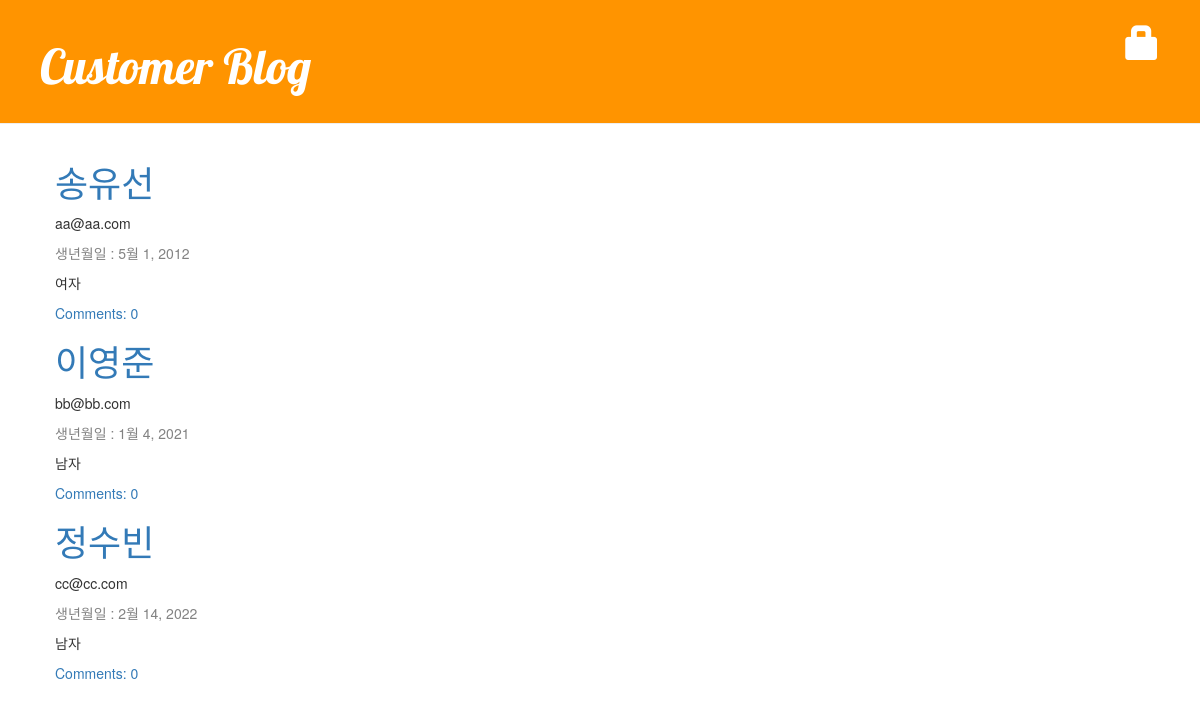
Before: / with the older database file.
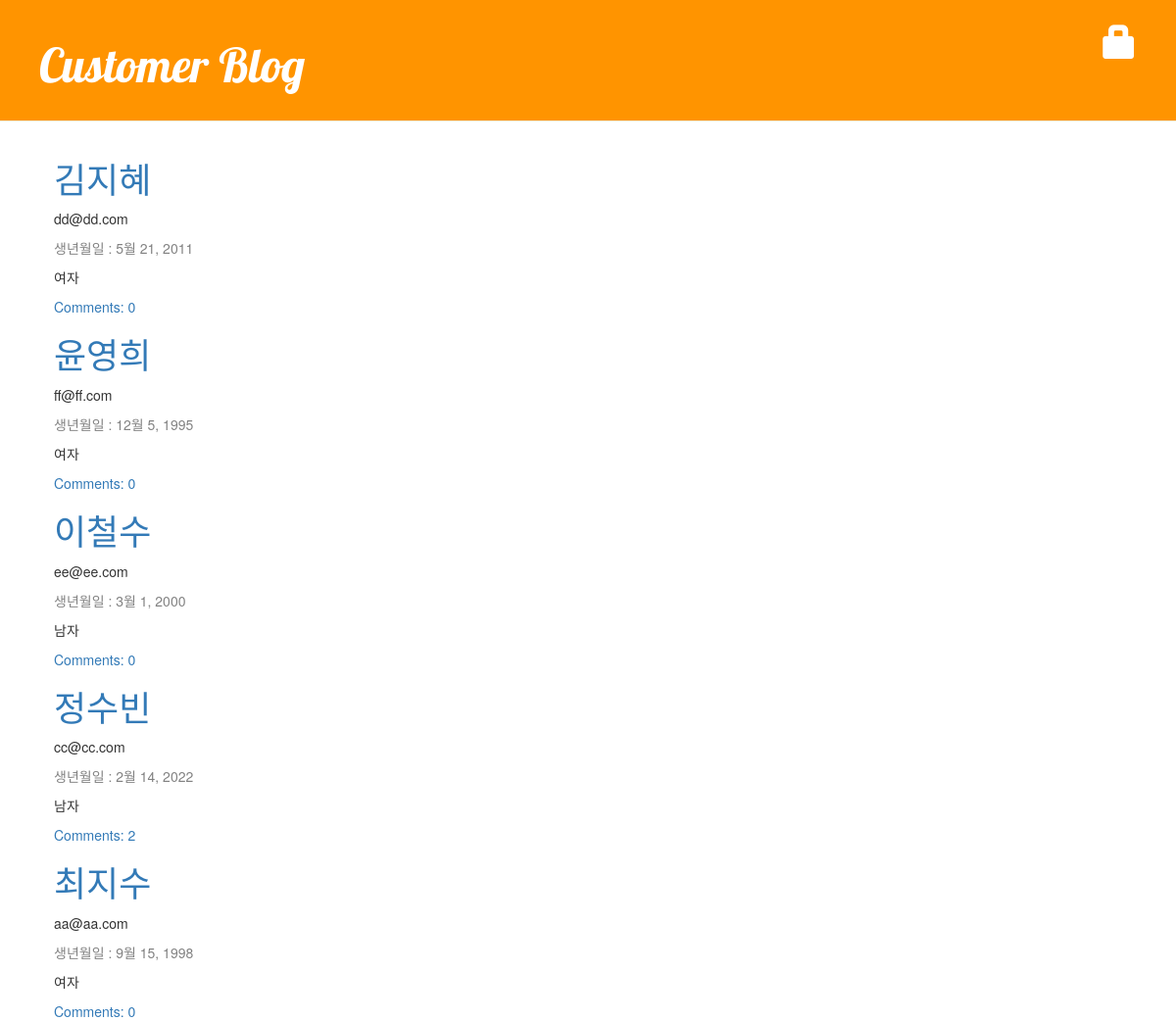
After: the same page with the newer database file.
### customer/models.py (models this page shows, shortened)
class Customer(models.Model):
    name = models.CharField(max_length=100)
    birthdate = models.DateField()
    email = models.EmailField()
    gender = models.BooleanField(default=True)
    def approved_comments(self):
        return self.comments.filter(approved_comment=True)

### customer/views.py (the view)
# urls.py: path('', views.customer_list, name='customer_list_home'),
def customer_list(request):
    cus = Customer.objects.order_by('name')
    return render(request, 'customer/customer_list.html', {'customer_list': cus})

### customer/templates/customer/customer_list.html
{% extends 'customer/base.html' %}
{% block content %}
    {% for cust in customer_list %}
        <div class="customer">
            <h1><a href="{% url 'customer_detail' pk=cust.pk %}"> {{cust.name}}</a></h1>
            <p>{{ cust.email }}</p>
            <div class="date">
                <p> 생년월일 : {{cust.birthdate}}</p>
            </div>
            {% if cust.gender is True %}
                <p>남자</p>
            {% else %}
                <p>여자</p>
            {% endif %}
            <a href="{% url 'customer_detail' pk=cust.pk %}"> Comments: {{ cust.approved_comments.count }}</a>
        </div>
    {% empty %}
        <p>Customer Not Exist!</p>
    {% endfor %}
{% endblock %}

### customer/templates/customer/base.html (shortened to what this page needs)
<!DOCTYPE html>
{% load static %}
<html lang="ko">
<head>
    <link rel="stylesheet" href="https://maxcdn.bootstrapcdn.com/bootstrap/3.3.2/css/bootstrap.min.css">
    <link rel="stylesheet" href="https://maxcdn.bootstrapcdn.com/bootstrap/3.3.2/css/bootstrap-theme.min.css">
    <link rel="stylesheet" href="{% static 'css/customer.css' %}">
</head>
<body>
<div class="page-header">
    {% if user.is_authenticated %}
        <a href="{% url 'customer_new' %}" class="top-menu">
           <span class="glyphicon glyphicon-plus"></span>
        </a>
        <p class="top-menu">Hello {{user.username}}<small>
            (<a href="{% url 'logout' %}? next={{request.path}}">Logout</a>)
        </small></p>
    {% else %}
        <a href="{% url 'login' %}" class="top-menu">
            <span class="glyphicon glyphicon-lock"></span>
        </a>
    {% endif %}
        <h1><a href="{% url 'customer_list_home' %}">Customer Blog</a></h1>
</div>
<div class="content container">
    <div class="row">
        <div class="col-md-8">
            {% block content%}
            {% endblock %}
        </div>
    </div>
</div>
</body>
</html>

### customer/static/css/customer.css (style rules this page uses)
.page-header { background-color: #ff9400; margin-top: 0; padding: 20px 20px 20px 40px; }
.page-header h1, .page-header h1 a, .page-header h1 a:visited, .page-header h1 a:active { color: #ffffff; font-size: 36pt; text-decoration: none; }
.content { margin-left: 40px; }
h1, h2, h3, h4 { font-family: 'Lobster', cursive; }
.date { color: #828282; }
.top-menu, .top-menu:hover, .top-menu:visited { color: #ffffff; float: right; font-size: 26pt; margin-right: 20px; }

Changed rows visible on the page:
removed Customer: name "송유선", email "aa@aa.com", birthdate "5월 1, 2012", gender "여자", approved_comments.count "0"
removed Customer: name "이영준", email "bb@bb.com", birthdate "1월 4, 2021", gender "남자", approved_comments.count "0"
added Customer: name "김지혜", email "dd@dd.com", birthdate "5월 21, 2011", gender "여자", approved_comments.count "0"
added Customer: name "윤영희", email "ff@ff.com", birthdate "12월 5, 1995", gender "여자", approved_comments.count "0"
added Customer: name "이철수", email "ee@ee.com", birthdate "3월 1, 2000", gender "남자", approved_comments.count "0"
computed for Customer "정수빈": approved_comments.count "0" → "2"
added Customer: name "최지수", email "aa@aa.com", birthdate "9월 15, 1998", gender "여자", approved_comments.count "0"
